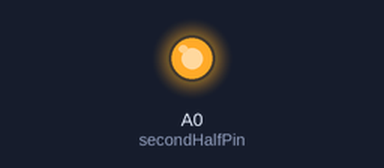
A sketch run on a simulated Arduino Uno, built with avr-gcc and run on an emulated ATmega328P. Shown: output pins drawn as LEDs (lit = HIGH). Pins used as bus, display or sensor lines are not drawn; what the sketch prints to the serial monitor is not drawn.

Above: at 0.1 s.
Timing chart, 0 to 1.6 s (numbered marks = the images above):
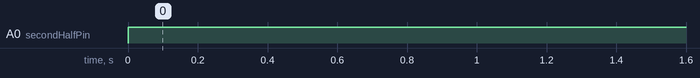

The sketch:

ValPocket.ino
```cpp
const int firstHalfPin = 2;
const int secondHalfPin = A0;

// Brightness will go from 0 to 255
int firstHalfBrightness = 0;   // current brightness of
int firstHalfInterval = 1;     // How much to change the brightness
int secondHalfBrightness = 0;   // current brightness of
int secondHalfInterval = 1;     // How much to change the brightness

void setup() {
  pinMode(firstHalfPin, OUTPUT);
  // For Debugging
  Serial.begin(9600);
}

void loop() {
  // Tell each wing to be the current brightness
  analogWrite(firstHalfPin, firstHalfBrightness);
  int analogBrightness = map(secondHalfBrightness, 0, 255, 600, 1023);

  analogWrite(secondHalfPin, analogBrightness);

  // change the brightness for next time through the loop:
  firstHalfBrightness = firstHalfBrightness + firstHalfInterval;
  secondHalfBrightness = secondHalfBrightness + secondHalfInterval;

  // reverse the direction of the fading at the ends of the fade:
  if (firstHalfBrightness <= 0) {
    firstHalfBrightness = 0;
    firstHalfInterval = -firstHalfInterval;
  }

  if (secondHalfBrightness <= 0) {
    secondHalfBrightness = 0;
    secondHalfInterval = -secondHalfInterval;
  }

  // reverse the direction of the fading at the ends of the fade:
  if (firstHalfBrightness >= 255) {
    firstHalfBrightness = 255;
    firstHalfInterval = -firstHalfInterval;
  }

  if (secondHalfBrightness >= 255) {
    secondHalfBrightness = 255;
    secondHalfInterval = -secondHalfInterval;
  }

  Serial.print(firstHalfBrightness);
  Serial.print(" ");
  Serial.println(secondHalfBrightness);

  // wait for 30 milliseconds to see the dimming effect
  delay(5);
}
```

Measured:
- by itself, A0 (secondHalfPin): LOW → HIGH at 0.00 s
